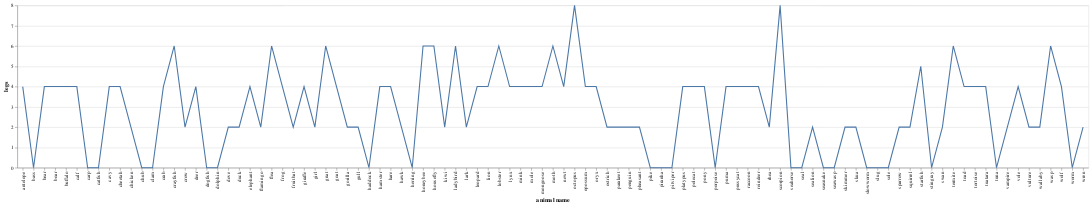

Source (notebook cell):
### Code cell
plot_01

### Figure 1 — Vega-Lite specification as saved in the notebook (floating-point values rounded to 4 significant figures)
{"config": {"view": {"continuousWidth": 400, "continuousHeight": 300}}, "data": {"name": "data-e3d594e206aeb1e7e4985628e88d3eb2"}, "mark": "line", "encoding": {"x": {"field": "animal name", "type": "nominal"}, "y": {"field": "legs", "type": "quantitative"}}, "$schema": "https://vega.github.io/schema/vega-lite/v4.17.0.json", "datasets": {"data-e3d594e206aeb1e7e4985628e88d3eb2": [{"animal name": "antelope", "hair": 1, "feathers": 0, "eggs": 0, "milk": 1, "airborne": 0, "aquatic": 0, "predator": 0, "toothed": 1, "backbone": 1, "breathes": 1, "venomous": 0, "fins": 0, "legs": 4, "tail": 1, "domestic": 0, " cat-size": 1, "type": 1}, {"animal name": "bass", "hair": 0, "feathers": 0, "eggs": 1, "milk": 0, "airborne": 0, "aquatic": 1, "predator": 1, "toothed": 1, "backbone": 1, "breathes": 0, "venomous": 0, "fins": 1, "legs": 0, "tail": 1, "domestic": 0, " cat-size": 0, "type": 4}, {"animal name": "bear", "hair": 1, "feathers": 0, "eggs": 0, "milk": 1, "airborne": 0, "aquatic": 0, "predator": 1, "toothed": 1, "backbone": 1, "breathes": 1, "venomous": 0, "fins": 0, "legs": 4, "tail": 0, "domestic": 0, " cat-size": 1, "type": 1}, {"animal name": "boar", "hair": 1, "feathers": 0, "eggs": 0, "milk": 1, "airborne": 0, "aquatic": 0, "predator": 1, "toothed": 1, "backbone": 1, "breathes": 1, "venomous": 0, "fins": 0, "legs": 4, "tail": 1, "domestic": 0, " cat-size": 1, "type": 1}, {"animal name": "buffalo", "hair": 1, "feathers": 0, "eggs": 0, "milk": 1, "airborne": 0, "aquatic": 0, "predator": 0, "toothed": 1, "backbone": 1, "breathes": 1, "venomous": 0, "fins": 0, "legs": 4, "tail": 1, "domestic": 0, " cat-size": 1, "type": 1}, {"animal name": "calf", "hair": 1, "feathers": 0, "eggs": 0, "milk": 1, "airborne": 0, "aquatic": 0, "predator": 0, "toothed": 1, "backbone": 1, "breathes": 1, "venomous": 0, "fins": 0, "legs": 4, "tail": 1, "domestic": 1, " cat-size": 1, "type": 1}, {"animal name": "carp", "hair": 0, "feathers": 0, "eggs": 1, "milk": 0, "airborne": 0, "aquatic": 1, "predator": 0, "toothed": 1, "backbone": 1, "breathes": 0, "venomous": 0, "fins": 1, "legs": 0, "tail": 1, "domestic": 1, " cat-size": 0, "type": 4}, {"animal name": "catfish", "hair": 0, "feathers": 0, "eggs": 1, "milk": 0, "airborne": 0, "aquatic": 1, "predator": 1, "toothed": 1, "backbone": 1, "breathes": 0, "venomous": 0, "fins": 1, "legs": 0, "tail": 1, "domestic": 0, " cat-size": 0, "type": 4}, {"animal name": "cavy", "hair": 1, "feathers": 0, "eggs": 0, "milk": 1, "airborne": 0, "aquatic": 0, "predator": 0, "toothed": 1, "backbone": 1, "breathes": 1, "venomous": 0, "fins": 0, "legs": 4, "tail": 0, "domestic": 1, " cat-size": 0, "type": 1}, {"animal name": "cheetah", "hair": 1, "feathers": 0, "eggs": 0, "milk": 1, "airborne": 0, "aquatic": 0, "predator": 1, "toothed": 1, "backbone": 1, "breathes": 1, "venomous": 0, "fins": 0, "legs": 4, "tail": 1, "domestic": 0, " cat-size": 1, "type": 1}, {"animal name": "chicken", "hair": 0, "feathers": 1, "eggs": 1, "milk": 0, "airborne": 1, "aquatic": 0, "predator": 0, "toothed": 0, "backbone": 1, "breathes": 1, "venomous": 0, "fins": 0, "legs": 2, "tail": 1, "domestic": 1, " cat-size": 0, "type": 2}, {"animal name": "chub", "hair": 0, "feathers": 0, "eggs": 1, "milk": 0, "airborne": 0, "aquatic": 1, "predator": 1, "toothed": 1, "backbone": 1, "breathes": 0, "venomous": 0, "fins": 1, "legs": 0, "tail": 1, "domestic": 0, " cat-size": 0, "type": 4}, {"animal name": "clam", "hair": 0, "feathers": 0, "eggs": 1, "milk": 0, "airborne": 0, "aquatic": 0, "predator": 1, "toothed": 0, "backbone": 0, "breathes": 0, "venomous": 0, "fins": 0, "legs": 0, "tail": 0, "domestic": 0, " cat-size": 0, "type": 7}, {"animal name": "crab", "hair": 0, "feathers": 0, "eggs": 1, "milk": 0, "airborne": 0, "aquatic": 1, "predator": 1, "toothed": 0, "backbone": 0, "breathes": 0, "venomous": 0, "fins": 0, "legs": 4, "tail": 0, "domestic": 0, " cat-size": 0, "type": 7}, {"animal name": "crayfish", "hair": 0, "feathers": 0, "eggs": 1, "milk": 0, "airborne": 0, "aquatic": 1, "predator": 1, "toothed": 0, "backbone": 0, "breathes": 0, "venomous": 0, "fins": 0, "legs": 6, "tail": 0, "domestic": 0, " cat-size": 0, "type": 7}, {"animal name": "crow", "hair": 0, "feathers": 1, "eggs": 1, "milk": 0, "airborne": 1, "aquatic": 0, "predator": 1, "toothed": 0, "backbone": 1, "breathes": 1, "venomous": 0, "fins": 0, "legs": 2, "tail": 1, "domestic": 0, " cat-size": 0, "type": 2}, {"animal name": "deer", "hair": 1, "feathers": 0, "eggs": 0, "milk": 1, "airborne": 0, "aquatic": 0, "predator": 0, "toothed": 1, "backbone": 1, "breathes": 1, "venomous": 0, "fins": 0, "legs": 4, "tail": 1, "domestic": 0, " cat-size": 1, "type": 1}, {"animal name": "dogfish", "hair": 0, "feathers": 0, "eggs": 1, "milk": 0, "airborne": 0, "aquatic": 1, "predator": 1, "toothed": 1, "backbone": 1, "breathes": 0, "venomous": 0, "fins": 1, "legs": 0, "tail": 1, "domestic": 0, " cat-size": 1, "type": 4}, {"animal name": "dolphin", "hair": 0, "feathers": 0, "eggs": 0, "milk": 1, "airborne": 0, "aquatic": 1, "predator": 1, "toothed": 1, "backbone": 1, "breathes": 1, "venomous": 0, "fins": 1, "legs": 0, "tail": 1, "domestic": 0, " cat-size": 1, "type": 1}, {"animal name": "dove", "hair": 0, "feathers": 1, "eggs": 1, "milk": 0, "airborne": 1, "aquatic": 0, "predator": 0, "toothed": 0, "backbone": 1, "breathes": 1, "venomous": 0, "fins": 0, "legs": 2, "tail": 1, "domestic": 1, " cat-size": 0, "type": 2}, {"animal name": "duck", "hair": 0, "feathers": 1, "eggs": 1, "milk": 0, "airborne": 1, "aquatic": 1, "predator": 0, "toothed": 0, "backbone": 1, "breathes": 1, "venomous": 0, "fins": 0, "legs": 2, "tail": 1, "domestic": 0, " cat-size": 0, "type": 2}, {"animal name": "elephant", "hair": 1, "feathers": 0, "eggs": 0, "milk": 1, "airborne": 0, "aquatic": 0, "predator": 0, "toothed": 1, "backbone": 1, "breathes": 1, "venomous": 0, "fins": 0, "legs": 4, "tail": 1, "domestic": 0, " cat-size": 1, "type": 1}, {"animal name": "flamingo", "hair": 0, "feathers": 1, "eggs": 1, "milk": 0, "airborne": 1, "aquatic": 0, "predator": 0, "toothed": 0, "backbone": 1, "breathes": 1, "venomous": 0, "fins": 0, "legs": 2, "tail": 1, "domestic": 0, " cat-size": 1, "type": 2}, {"animal name": "flea", "hair": 0, "feathers": 0, "eggs": 1, "milk": 0, "airborne": 0, "aquatic": 0, "predator": 0, "toothed": 0, "backbone": 0, "breathes": 1, "venomous": 0, "fins": 0, "legs": 6, "tail": 0, "domestic": 0, " cat-size": 0, "type": 6}, {"animal name": "frog", "hair": 0, "feathers": 0, "eggs": 1, "milk": 0, "airborne": 0, "aquatic": 1, "predator": 1, "toothed": 1, "backbone": 1, "breathes": 1, "venomous": 0, "fins": 0, "legs": 4, "tail": 0, "domestic": 0, " cat-size": 0, "type": 5}, {"animal name": "frog", "hair": 0, "feathers": 0, "eggs": 1, "milk": 0, "airborne": 0, "aquatic": 1, "predator": 1, "toothed": 1, "backbone": 1, "breathes": 1, "venomous": 1, "fins": 0, "legs": 4, "tail": 0, "domestic": 0, " cat-size": 0, "type": 5}, {"animal name": "fruitbat", "hair": 1, "feathers": 0, "eggs": 0, "milk": 1, "airborne": 1, "aquatic": 0, "predator": 0, "toothed": 1, "backbone": 1, "breathes": 1, "venomous": 0, "fins": 0, "legs": 2, "tail": 1, "domestic": 0, " cat-size": 0, "type": 1}, {"animal name": "giraffe", "hair": 1, "feathers": 0, "eggs": 0, "milk": 1, "airborne": 0, "aquatic": 0, "predator": 0, "toothed": 1, "backbone": 1, "breathes": 1, "venomous": 0, "fins": 0, "legs": 4, "tail": 1, "domestic": 0, " cat-size": 1, "type": 1}, {"animal name": "girl", "hair": 1, "feathers": 0, "eggs": 0, "milk": 1, "airborne": 0, "aquatic": 0, "predator": 1, "toothed": 1, "backbone": 1, "breathes": 1, "venomous": 0, "fins": 0, "legs": 2, "tail": 0, "domestic": 1, " cat-size": 1, "type": 1}, {"animal name": "gnat", "hair": 0, "feathers": 0, "eggs": 1, "milk": 0, "airborne": 1, "aquatic": 0, "predator": 0, "toothed": 0, "backbone": 0, "breathes": 1, "venomous": 0, "fins": 0, "legs": 6, "tail": 0, "domestic": 0, " cat-size": 0, "type": 6}, {"animal name": "goat", "hair": 1, "feathers": 0, "eggs": 0, "milk": 1, "airborne": 0, "aquatic": 0, "predator": 0, "toothed": 1, "backbone": 1, "breathes": 1, "venomous": 0, "fins": 0, "legs": 4, "tail": 1, "domestic": 1, " cat-size": 1, "type": 1}, {"animal name": "gorilla", "hair": 1, "feathers": 0, "eggs": 0, "milk": 1, "airborne": 0, "aquatic": 0, "predator": 0, "toothed": 1, "backbone": 1, "breathes": 1, "venomous": 0, "fins": 0, "legs": 2, "tail": 0, "domestic": 0, " cat-size": 1, "type": 1}, {"animal name": "gull", "hair": 0, "feathers": 1, "eggs": 1, "milk": 0, "airborne": 1, "aquatic": 1, "predator": 1, "toothed": 0, "backbone": 1, "breathes": 1, "venomous": 0, "fins": 0, "legs": 2, "tail": 1, "domestic": 0, " cat-size": 0, "type": 2}, {"animal name": "haddock", "hair": 0, "feathers": 0, "eggs": 1, "milk": 0, "airborne": 0, "aquatic": 1, "predator": 0, "toothed": 1, "backbone": 1, "breathes": 0, "venomous": 0, "fins": 1, "legs": 0, "tail": 1, "domestic": 0, " cat-size": 0, "type": 4}, {"animal name": "hamster", "hair": 1, "feathers": 0, "eggs": 0, "milk": 1, "airborne": 0, "aquatic": 0, "predator": 0, "toothed": 1, "backbone": 1, "breathes": 1, "venomous": 0, "fins": 0, "legs": 4, "tail": 1, "domestic": 1, " cat-size": 0, "type": 1}, {"animal name": "hare", "hair": 1, "feathers": 0, "eggs": 0, "milk": 1, "airborne": 0, "aquatic": 0, "predator": 0, "toothed": 1, "backbone": 1, "breathes": 1, "venomous": 0, "fins": 0, "legs": 4, "tail": 1, "domestic": 0, " cat-size": 0, "type": 1}, {"animal name": "hawk", "hair": 0, "feathers": 1, "eggs": 1, "milk": 0, "airborne": 1, "aquatic": 0, "predator": 1, "toothed": 0, "backbone": 1, "breathes": 1, "venomous": 0, "fins": 0, "legs": 2, "tail": 1, "domestic": 0, " cat-size": 0, "type": 2}, {"animal name": "herring", "hair": 0, "feathers": 0, "eggs": 1, "milk": 0, "airborne": 0, "aquatic": 1, "predator": 1, "toothed": 1, "backbone": 1, "breathes": 0, "venomous": 0, "fins": 1, "legs": 0, "tail": 1, "domestic": 0, " cat-size": 0, "type": 4}, {"animal name": "honeybee", "hair": 1, "feathers": 0, "eggs": 1, "milk": 0, "airborne": 1, "aquatic": 0, "predator": 0, "toothed": 0, "backbone": 0, "breathes": 1, "venomous": 1, "fins": 0, "legs": 6, "tail": 0, "domestic": 1, " cat-size": 0, "type": 6}, {"animal name": "housefly", "hair": 1, "feathers": 0, "eggs": 1, "milk": 0, "airborne": 1, "aquatic": 0, "predator": 0, "toothed": 0, "backbone": 0, "breathes": 1, "venomous": 0, "fins": 0, "legs": 6, "tail": 0, "domestic": 0, " cat-size": 0, "type": 6}, {"animal name": "kiwi", "hair": 0, "feathers": 1, "eggs": 1, "milk": 0, "airborne": 0, "aquatic": 0, "predator": 1, "toothed": 0, "backbone": 1, "breathes": 1, "venomous": 0, "fins": 0, "legs": 2, "tail": 1, "domestic": 0, " cat-size": 0, "type": 2}, {"animal name": "ladybird", "hair": 0, "feathers": 0, "eggs": 1, "milk": 0, "airborne": 1, "aquatic": 0, "predator": 1, "toothed": 0, "backbone": 0, "breathes": 1, "venomous": 0, "fins": 0, "legs": 6, "tail": 0, "domestic": 0, " cat-size": 0, "type": 6}, {"animal name": "lark", "hair": 0, "feathers": 1, "eggs": 1, "milk": 0, "airborne": 1, "aquatic": 0, "predator": 0, "toothed": 0, "backbone": 1, "breathes": 1, "venomous": 0, "fins": 0, "legs": 2, "tail": 1, "domestic": 0, " cat-size": 0, "type": 2}, {"animal name": "leopard", "hair": 1, "feathers": 0, "eggs": 0, "milk": 1, "airborne": 0, "aquatic": 0, "predator": 1, "toothed": 1, "backbone": 1, "breathes": 1, "venomous": 0, "fins": 0, "legs": 4, "tail": 1, "domestic": 0, " cat-size": 1, "type": 1}, {"animal name": "lion", "hair": 1, "feathers": 0, "eggs": 0, "milk": 1, "airborne": 0, "aquatic": 0, "predator": 1, "toothed": 1, "backbone": 1, "breathes": 1, "venomous": 0, "fins": 0, "legs": 4, "tail": 1, "domestic": 0, " cat-size": 1, "type": 1}, {"animal name": "lobster", "hair": 0, "feathers": 0, "eggs": 1, "milk": 0, "airborne": 0, "aquatic": 1, "predator": 1, "toothed": 0, "backbone": 0, "breathes": 0, "venomous": 0, "fins": 0, "legs": 6, "tail": 0, "domestic": 0, " cat-size": 0, "type": 7}, {"animal name": "lynx", "hair": 1, "feathers": 0, "eggs": 0, "milk": 1, "airborne": 0, "aquatic": 0, "predator": 1, "toothed": 1, "backbone": 1, "breathes": 1, "venomous": 0, "fins": 0, "legs": 4, "tail": 1, "domestic": 0, " cat-size": 1, "type": 1}, {"animal name": "mink", "hair": 1, "feathers": 0, "eggs": 0, "milk": 1, "airborne": 0, "aquatic": 1, "predator": 1, "toothed": 1, "backbone": 1, "breathes": 1, "venomous": 0, "fins": 0, "legs": 4, "tail": 1, "domestic": 0, " cat-size": 1, "type": 1}, {"animal name": "mole", "hair": 1, "feathers": 0, "eggs": 0, "milk": 1, "airborne": 0, "aquatic": 0, "predator": 1, "toothed": 1, "backbone": 1, "breathes": 1, "venomous": 0, "fins": 0, "legs": 4, "tail": 1, "domestic": 0, " cat-size": 0, "type": 1}, {"animal name": "mongoose", "hair": 1, "feathers": 0, "eggs": 0, "milk": 1, "airborne": 0, "aquatic": 0, "predator": 1, "toothed": 1, "backbone": 1, "breathes": 1, "venomous": 0, "fins": 0, "legs": 4, "tail": 1, "domestic": 0, " cat-size": 1, "type": 1}, {"animal name": "moth", "hair": 1, "feathers": 0, "eggs": 1, "milk": 0, "airborne": 1, "aquatic": 0, "predator": 0, "toothed": 0, "backbone": 0, "breathes": 1, "venomous": 0, "fins": 0, "legs": 6, "tail": 0, "domestic": 0, " cat-size": 0, "type": 6}, {"animal name": "newt", "hair": 0, "feathers": 0, "eggs": 1, "milk": 0, "airborne": 0, "aquatic": 1, "predator": 1, "toothed": 1, "backbone": 1, "breathes": 1, "venomous": 0, "fins": 0, "legs": 4, "tail": 1, "domestic": 0, " cat-size": 0, "type": 5}, {"animal name": "octopus", "hair": 0, "feathers": 0, "eggs": 1, "milk": 0, "airborne": 0, "aquatic": 1, "predator": 1, "toothed": 0, "backbone": 0, "breathes": 0, "venomous": 0, "fins": 0, "legs": 8, "tail": 0, "domestic": 0, " cat-size": 1, "type": 7}, {"animal name": "opossum", "hair": 1, "feathers": 0, "eggs": 0, "milk": 1, "airborne": 0, "aquatic": 0, "predator": 1, "toothed": 1, "backbone": 1, "breathes": 1, "venomous": 0, "fins": 0, "legs": 4, "tail": 1, "domestic": 0, " cat-size": 0, "type": 1}, {"animal name": "oryx", "hair": 1, "feathers": 0, "eggs": 0, "milk": 1, "airborne": 0, "aquatic": 0, "predator": 0, "toothed": 1, "backbone": 1, "breathes": 1, "venomous": 0, "fins": 0, "legs": 4, "tail": 1, "domestic": 0, " cat-size": 1, "type": 1}, {"animal name": "ostrich", "hair": 0, "feathers": 1, "eggs": 1, "milk": 0, "airborne": 0, "aquatic": 0, "predator": 0, "toothed": 0, "backbone": 1, "breathes": 1, "venomous": 0, "fins": 0, "legs": 2, "tail": 1, "domestic": 0, " cat-size": 1, "type": 2}, {"animal name": "parakeet", "hair": 0, "feathers": 1, "eggs": 1, "milk": 0, "airborne": 1, "aquatic": 0, "predator": 0, "toothed": 0, "backbone": 1, "breathes": 1, "venomous": 0, "fins": 0, "legs": 2, "tail": 1, "domestic": 1, " cat-size": 0, "type": 2}, {"animal name": "penguin", "hair": 0, "feathers": 1, "eggs": 1, "milk": 0, "airborne": 0, "aquatic": 1, "predator": 1, "toothed": 0, "backbone": 1, "breathes": 1, "venomous": 0, "fins": 0, "legs": 2, "tail": 1, "domestic": 0, " cat-size": 1, "type": 2}, {"animal name": "pheasant", "hair": 0, "feathers": 1, "eggs": 1, "milk": 0, "airborne": 1, "aquatic": 0, "predator": 0, "toothed": 0, "backbone": 1, "breathes": 1, "venomous": 0, "fins": 0, "legs": 2, "tail": 1, "domestic": 0, " cat-size": 0, "type": 2}, {"animal name": "pike", "hair": 0, "feathers": 0, "eggs": 1, "milk": 0, "airborne": 0, "aquatic": 1, "predator": 1, "toothed": 1, "backbone": 1, "breathes": 0, "venomous": 0, "fins": 1, "legs": 0, "tail": 1, "domestic": 0, " cat-size": 1, "type": 4}, {"animal name": "piranha", "hair": 0, "feathers": 0, "eggs": 1, "milk": 0, "airborne": 0, "aquatic": 1, "predator": 1, "toothed": 1, "backbone": 1, "breathes": 0, "venomous": 0, "fins": 1, "legs": 0, "tail": 1, "domestic": 0, " cat-size": 0, "type": 4}, {"animal name": "pitviper", "hair": 0, "feathers": 0, "eggs": 1, "milk": 0, "airborne": 0, "aquatic": 0, "predator": 1, "toothed": 1, "backbone": 1, "breathes": 1, "venomous": 1, "fins": 0, "legs": 0, "tail": 1, "domestic": 0, " cat-size": 0, "type": 3}, {"animal name": "platypus", "hair": 1, "feathers": 0, "eggs": 1, "milk": 1, "airborne": 0, "aquatic": 1, "predator": 1, "toothed": 0, "backbone": 1, "breathes": 1, "venomous": 0, "fins": 0, "legs": 4, "tail": 1, "domestic": 0, " cat-size": 1, "type": 1}, {"animal name": "polecat", "hair": 1, "feathers": 0, "eggs": 0, "milk": 1, "airborne": 0, "aquatic": 0, "predator": 1, "toothed": 1, "backbone": 1, "breathes": 1, "venomous": 0, "fins": 0, "legs": 4, "tail": 1, "domestic": 0, " cat-size": 1, "type": 1}, {"animal name": "pony", "hair": 1, "feathers": 0, "eggs": 0, "milk": 1, "airborne": 0, "aquatic": 0, "predator": 0, "toothed": 1, "backbone": 1, "breathes": 1, "venomous": 0, "fins": 0, "legs": 4, "tail": 1, "domestic": 1, " cat-size": 1, "type": 1}, {"animal name": "porpoise", "hair": 0, "feathers": 0, "eggs": 0, "milk": 1, "airborne": 0, "aquatic": 1, "predator": 1, "toothed": 1, "backbone": 1, "breathes": 1, "venomous": 0, "fins": 1, "legs": 0, "tail": 1, "domestic": 0, " cat-size": 1, "type": 1}, {"animal name": "puma", "hair": 1, "feathers": 0, "eggs": 0, "milk": 1, "airborne": 0, "aquatic": 0, "predator": 1, "toothed": 1, "backbone": 1, "breathes": 1, "venomous": 0, "fins": 0, "legs": 4, "tail": 1, "domestic": 0, " cat-size": 1, "type": 1}, {"animal name": "pussycat", "hair": 1, "feathers": 0, "eggs": 0, "milk": 1, "airborne": 0, "aquatic": 0, "predator": 1, "toothed": 1, "backbone": 1, "breathes": 1, "venomous": 0, "fins": 0, "legs": 4, "tail": 1, "domestic": 1, " cat-size": 1, "type": 1}, {"animal name": "raccoon", "hair": 1, "feathers": 0, "eggs": 0, "milk": 1, "airborne": 0, "aquatic": 0, "predator": 1, "toothed": 1, "backbone": 1, "breathes": 1, "venomous": 0, "fins": 0, "legs": 4, "tail": 1, "domestic": 0, " cat-size": 1, "type": 1}, {"animal name": "reindeer", "hair": 1, "feathers": 0, "eggs": 0, "milk": 1, "airborne": 0, "aquatic": 0, "predator": 0, "toothed": 1, "backbone": 1, "breathes": 1, "venomous": 0, "fins": 0, "legs": 4, "tail": 1, "domestic": 1, " cat-size": 1, "type": 1}, {"animal name": "rhea", "hair": 0, "feathers": 1, "eggs": 1, "milk": 0, "airborne": 0, "aquatic": 0, "predator": 1, "toothed": 0, "backbone": 1, "breathes": 1, "venomous": 0, "fins": 0, "legs": 2, "tail": 1, "domestic": 0, " cat-size": 1, "type": 2}, {"animal name": "scorpion", "hair": 0, "feathers": 0, "eggs": 0, "milk": 0, "airborne": 0, "aquatic": 0, "predator": 1, "toothed": 0, "backbone": 0, "breathes": 1, "venomous": 1, "fins": 0, "legs": 8, "tail": 1, "domestic": 0, " cat-size": 0, "type": 7}, {"animal name": "seahorse", "hair": 0, "feathers": 0, "eggs": 1, "milk": 0, "airborne": 0, "aquatic": 1, "predator": 0, "toothed": 1, "backbone": 1, "breathes": 0, "venomous": 0, "fins": 1, "legs": 0, "tail": 1, "domestic": 0, " cat-size": 0, "type": 4}, {"animal name": "seal", "hair": 1, "feathers": 0, "eggs": 0, "milk": 1, "airborne": 0, "aquatic": 1, "predator": 1, "toothed": 1, "backbone": 1, "breathes": 1, "venomous": 0, "fins": 1, "legs": 0, "tail": 0, "domestic": 0, " cat-size": 1, "type": 1}, {"animal name": "sealion", "hair": 1, "feathers": 0, "eggs": 0, "milk": 1, "airborne": 0, "aquatic": 1, "predator": 1, "toothed": 1, "backbone": 1, "breathes": 1, "venomous": 0, "fins": 1, "legs": 2, "tail": 1, "domestic": 0, " cat-size": 1, "type": 1}, {"animal name": "seasnake", "hair": 0, "feathers": 0, "eggs": 0, "milk": 0, "airborne": 0, "aquatic": 1, "predator": 1, "toothed": 1, "backbone": 1, "breathes": 0, "venomous": 1, "fins": 0, "legs": 0, "tail": 1, "domestic": 0, " cat-size": 0, "type": 3}, {"animal name": "seawasp", "hair": 0, "feathers": 0, "eggs": 1, "milk": 0, "airborne": 0, "aquatic": 1, "predator": 1, "toothed": 0, "backbone": 0, "breathes": 0, "venomous": 1, "fins": 0, "legs": 0, "tail": 0, "domestic": 0, " cat-size": 0, "type": 7}, {"animal name": "skimmer", "hair": 0, "feathers": 1, "eggs": 1, "milk": 0, "airborne": 1, "aquatic": 1, "predator": 1, "toothed": 0, "backbone": 1, "breathes": 1, "venomous": 0, "fins": 0, "legs": 2, "tail": 1, "domestic": 0, " cat-size": 0, "type": 2}, {"animal name": "skua", "hair": 0, "feathers": 1, "eggs": 1, "milk": 0, "airborne": 1, "aquatic": 1, "predator": 1, "toothed": 0, "backbone": 1, "breathes": 1, "venomous": 0, "fins": 0, "legs": 2, "tail": 1, "domestic": 0, " cat-size": 0, "type": 2}, {"animal name": "slowworm", "hair": 0, "feathers": 0, "eggs": 1, "milk": 0, "airborne": 0, "aquatic": 0, "predator": 1, "toothed": 1, "backbone": 1, "breathes": 1, "venomous": 0, "fins": 0, "legs": 0, "tail": 1, "domestic": 0, " cat-size": 0, "type": 3}, {"animal name": "slug", "hair": 0, "feathers": 0, "eggs": 1, "milk": 0, "airborne": 0, "aquatic": 0, "predator": 0, "toothed": 0, "backbone": 0, "breathes": 1, "venomous": 0, "fins": 0, "legs": 0, "tail": 0, "domestic": 0, " cat-size": 0, "type": 7}, {"animal name": "sole", "hair": 0, "feathers": 0, "eggs": 1, "milk": 0, "airborne": 0, "aquatic": 1, "predator": 0, "toothed": 1, "backbone": 1, "breathes": 0, "venomous": 0, "fins": 1, "legs": 0, "tail": 1, "domestic": 0, " cat-size": 0, "type": 4}, {"animal name": "sparrow", "hair": 0, "feathers": 1, "eggs": 1, "milk": 0, "airborne": 1, "aquatic": 0, "predator": 0, "toothed": 0, "backbone": 1, "breathes": 1, "venomous": 0, "fins": 0, "legs": 2, "tail": 1, "domestic": 0, " cat-size": 0, "type": 2}, {"animal name": "squirrel", "hair": 1, "feathers": 0, "eggs": 0, "milk": 1, "airborne": 0, "aquatic": 0, "predator": 0, "toothed": 1, "backbone": 1, "breathes": 1, "venomous": 0, "fins": 0, "legs": 2, "tail": 1, "domestic": 0, " cat-size": 0, "type": 1}, {"animal name": "starfish", "hair": 0, "feathers": 0, "eggs": 1, "milk": 0, "airborne": 0, "aquatic": 1, "predator": 1, "toothed": 0, "backbone": 0, "breathes": 0, "venomous": 0, "fins": 0, "legs": 5, "tail": 0, "domestic": 0, " cat-size": 0, "type": 7}, {"animal name": "stingray", "hair": 0, "feathers": 0, "eggs": 1, "milk": 0, "airborne": 0, "aquatic": 1, "predator": 1, "toothed": 1, "backbone": 1, "breathes": 0, "venomous": 1, "fins": 1, "legs": 0, "tail": 1, "domestic": 0, " cat-size": 1, "type": 4}, {"animal name": "swan", "hair": 0, "feathers": 1, "eggs": 1, "milk": 0, "airborne": 1, "aquatic": 1, "predator": 0, "toothed": 0, "backbone": 1, "breathes": 1, "venomous": 0, "fins": 0, "legs": 2, "tail": 1, "domestic": 0, " cat-size": 1, "type": 2}, {"animal name": "termite", "hair": 0, "feathers": 0, "eggs": 1, "milk": 0, "airborne": 0, "aquatic": 0, "predator": 0, "toothed": 0, "backbone": 0, "breathes": 1, "venomous": 0, "fins": 0, "legs": 6, "tail": 0, "domestic": 0, " cat-size": 0, "type": 6}, {"animal name": "toad", "hair": 0, "feathers": 0, "eggs": 1, "milk": 0, "airborne": 0, "aquatic": 1, "predator": 0, "toothed": 1, "backbone": 1, "breathes": 1, "venomous": 0, "fins": 0, "legs": 4, "tail": 0, "domestic": 0, " cat-size": 0, "type": 5}, {"animal name": "tortoise", "hair": 0, "feathers": 0, "eggs": 1, "milk": 0, "airborne": 0, "aquatic": 0, "predator": 0, "toothed": 0, "backbone": 1, "breathes": 1, "venomous": 0, "fins": 0, "legs": 4, "tail": 1, "domestic": 0, " cat-size": 1, "type": 3}, {"animal name": "tuatara", "hair": 0, "feathers": 0, "eggs": 1, "milk": 0, "airborne": 0, "aquatic": 0, "predator": 1, "toothed": 1, "backbone": 1, "breathes": 1, "venomous": 0, "fins": 0, "legs": 4, "tail": 1, "domestic": 0, " cat-size": 0, "type": 3}, {"animal name": "tuna", "hair": 0, "feathers": 0, "eggs": 1, "milk": 0, "airborne": 0, "aquatic": 1, "predator": 1, "toothed": 1, "backbone": 1, "breathes": 0, "venomous": 0, "fins": 1, "legs": 0, "tail": 1, "domestic": 0, " cat-size": 1, "type": 4}, {"animal name": "vampire", "hair": 1, "feathers": 0, "eggs": 0, "milk": 1, "airborne": 1, "aquatic": 0, "predator": 0, "toothed": 1, "backbone": 1, "breathes": 1, "venomous": 0, "fins": 0, "legs": 2, "tail": 1, "domestic": 0, " cat-size": 0, "type": 1}, {"animal name": "vole", "hair": 1, "feathers": 0, "eggs": 0, "milk": 1, "airborne": 0, "aquatic": 0, "predator": 0, "toothed": 1, "backbone": 1, "breathes": 1, "venomous": 0, "fins": 0, "legs": 4, "tail": 1, "domestic": 0, " cat-size": 0, "type": 1}, {"animal name": "vulture", "hair": 0, "feathers": 1, "eggs": 1, "milk": 0, "airborne": 1, "aquatic": 0, "predator": 1, "toothed": 0, "backbone": 1, "breathes": 1, "venomous": 0, "fins": 0, "legs": 2, "tail": 1, "domestic": 0, " cat-size": 1, "type": 2}, {"animal name": "wallaby", "hair": 1, "feathers": 0, "eggs": 0, "milk": 1, "airborne": 0, "aquatic": 0, "predator": 0, "toothed": 1, "backbone": 1, "breathes": 1, "venomous": 0, "fins": 0, "legs": 2, "tail": 1, "domestic": 0, " cat-size": 1, "type": 1}, {"animal name": "wasp", "hair": 1, "feathers": 0, "eggs": 1, "milk": 0, "airborne": 1, "aquatic": 0, "predator": 0, "toothed": 0, "backbone": 0, "breathes": 1, "venomous": 1, "fins": 0, "legs": 6, "tail": 0, "domestic": 0, " cat-size": 0, "type": 6}, {"animal name": "wolf", "hair": 1, "feathers": 0, "eggs": 0, "milk": 1, "airborne": 0, "aquatic": 0, "predator": 1, "toothed": 1, "backbone": 1, "breathes": 1, "venomous": 0, "fins": 0, "legs": 4, "tail": 1, "domestic": 0, " cat-size": 1, "type": 1}, {"animal name": "worm", "hair": 0, "feathers": 0, "eggs": 1, "milk": 0, "airborne": 0, "aquatic": 0, "predator": 0, "toothed": 0, "backbone": 0, "breathes": 1, "venomous": 0, "fins": 0, "legs": 0, "tail": 0, "domestic": 0, " cat-size": 0, "type": 7}, {"animal name": "wren", "hair": 0, "feathers": 1, "eggs": 1, "milk": 0, "airborne": 1, "aquatic": 0, "predator": 0, "toothed": 0, "backbone": 1, "breathes": 1, "venomous": 0, "fins": 0, "legs": 2, "tail": 1, "domestic": 0, " cat-size": 0, "type": 2}]}}
